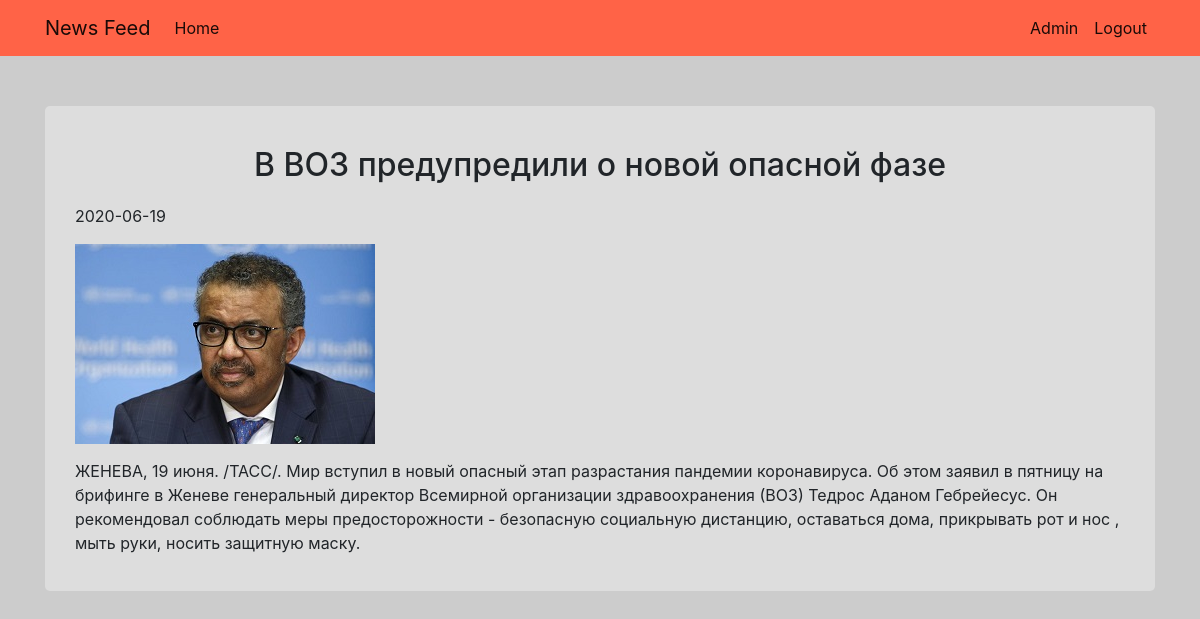
/admin/show_news.php?id=53, run on the app's committed database.
### tables this page shows
CREATE TABLE `article` (
  `id` int(11) NOT NULL,
  `title` varchar(100) NOT NULL,
  `time` date NOT NULL DEFAULT current_timestamp(),
  `preview` text NOT NULL,
  `full_text` text NOT NULL,
  `images` varchar(50) DEFAULT NULL
);

### classes/Config.php (called while the page is built)
<?php
class Config {
    public static function get($path = null) {
        if($path) {
            $config = $GLOBALS['config'];
            $path = explode('.', $path);
            foreach($path as $item) {
                if(isset($config[$item])) {
                    $config = $config[$item];
                }
            }
            return $config;
        }
        return false;
    }
}

### classes/Database.php (called while the page is built, shortened)
<?php
class Database {
    private static $instance = null;
    private $pdo, $query, $error = false, $results, $count;
    private function __construct() {
        try {
            $this->pdo = new PDO("mysql:host=" . Config::get('mysql.host') . ";dbname=" . Config::get('mysql.database'), Config::get('mysql.username'), Config::get('mysql.password'));
        } catch (PDOException $exception) {
            die($exception->getMessage());
        }
    }
    public static function getInstance() {
        if(!isset(self::$instance)) {
            self::$instance = new Database;
        }
        return self::$instance;
    }
    public function query($sql, $params = [])
    {
       $this->error = false;
       $this->query = $this->pdo->prepare($sql);
       if(count($params)) {
           $i = 1;
           foreach($params as $param) {
               $this->query->bindValue($i, $param);
               $i++;
           }
       }
       if(!$this->query->execute()) {
           $this->error = true;
       } else {
           $this->results = $this->query->fetchAll(PDO::FETCH_OBJ);
       }
       return $this;
    }
    public function error()
    {
        return $this->error;
    }
    public function results()
    {
        return $this->results;
    }
    public function get($table, $where = [])
    {
        return $this->action('SELECT *', $table, $where);
    }
    public function action($action, $table, $where = [])
    {
        if(count($where) === 3) {
            $operators = ['=', '>', '<', '>=', '<='];
            $field = $where[0];
            $operator = $where[1];
            $value = $where[2];
            if(in_array($operator, $operators)) {
                $sql = "{$action} FROM {$table} WHERE {$field} {$operator} ?";
                if(!$this->query($sql, [$value])->error()) {
                    return $this;
                }
            }
        }
        return false;
    }
    public function first()
    {
        return $this->results()[0];
    }
}

### admin/show_news.php (the view, shortened to what this page needs)
<?php include_once('admin_nav.php'); ?>
<?php
$id = $_GET['id'];
$article = Database::getInstance()->get('article', ['id', '=', $id]);
?>
<link rel="stylesheet" type="text/css" href="../bootstrap/css/bootstrap.min.css">
<link rel="stylesheet" href="../css/style.css">
<div class="container">
    <div class="row">
        <div class="col-md-12">
            <div class="one_news">
                <h2><?= $article->first()->title;?></h2>
                <p><?= $article->first()->time;?></p>
                <div><img src="../<?= $article->first()->images;?>" alt="picture"></div>
                <p><?= $article->first()->full_text;?></p>
            </div>
        </div>
    </div>
</div>
</body>
</html

### css/style.css (style rules this page uses)
h1,h2 { text-align: center; margin: 20px; }
.one_news { background-color: #ddd; border-radius: 5px; padding: 20px 30px; margin: 0; margin-top: 50px; }
img { max-width: 300px; margin-bottom: 15px; }

### data on the page
article: title "В ВОЗ предупредили о новой опасной фазе", time "2020-06-19", images (picture), full_text "ЖЕНЕВА, 19 июня. /ТАСС/. Мир вступил в новый опасный этап разрастания пандемии коронавируса. Об этом заявил в пятницу на брифинге в Женеве генеральный директор Всемирной организации здравоохранения (ВОЗ) Тедрос Аданом Гебрейесус. Он рекомендовал соблюдать меры предосторожности - безопасную социальную дистанцию, оставаться дома, прикрывать рот и нос , мыть руки, носить защитную маску."
